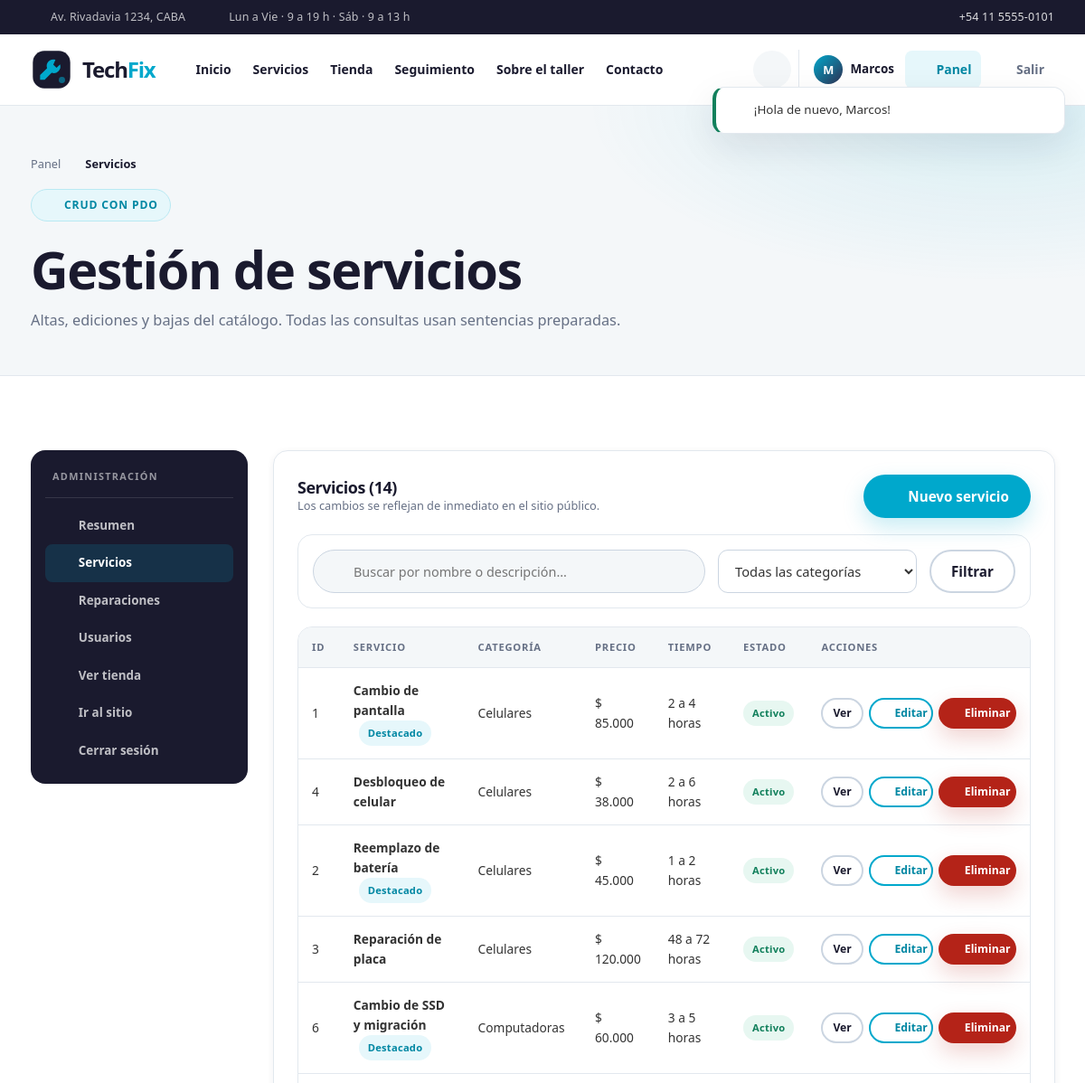
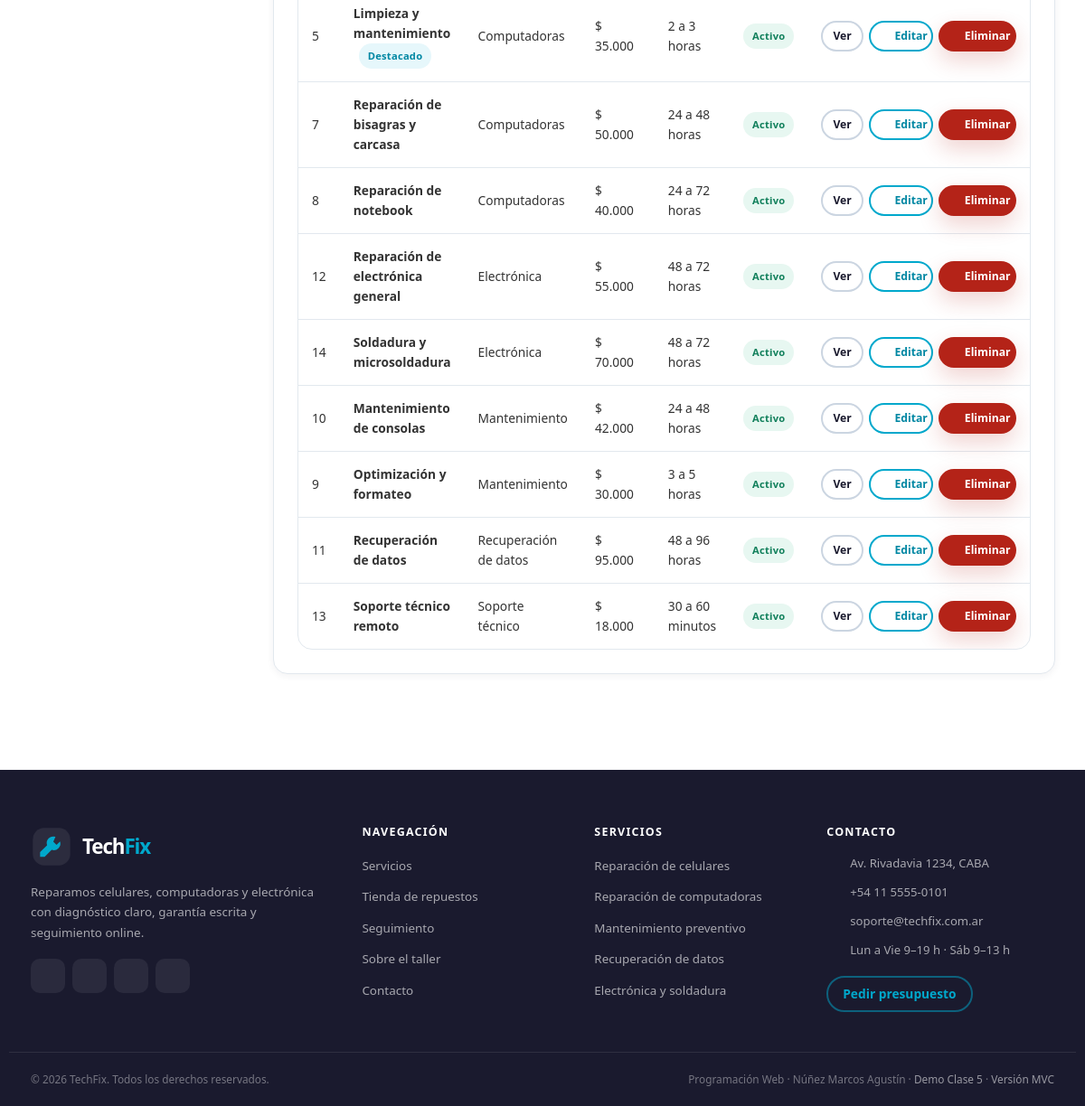
Page /admin/index.php (signed in) on the committed database (2 pictures, top to bottom).
### tables this page shows
CREATE TABLE servicios (
    id              INT UNSIGNED AUTO_INCREMENT PRIMARY KEY,
    categoria_id    INT UNSIGNED NOT NULL,
    nombre          VARCHAR(120) NOT NULL,
    slug            VARCHAR(140) NOT NULL UNIQUE,
    descripcion     TEXT NOT NULL,
    precio_base     DECIMAL(10, 2) NOT NULL DEFAULT 0.00,
    tiempo_estimado VARCHAR(50) NOT NULL DEFAULT 'A convenir',
    garantia_dias   INT UNSIGNED NOT NULL DEFAULT 90,
    destacado       TINYINT(1) NOT NULL DEFAULT 0,
    activo          TINYINT(1) NOT NULL DEFAULT 1,
    created_at      TIMESTAMP NOT NULL DEFAULT CURRENT_TIMESTAMP,
    updated_at      TIMESTAMP NOT NULL DEFAULT CURRENT_TIMESTAMP ON UPDATE CURRENT_TIMESTAMP,
    CONSTRAINT fk_servicios_categoria
        FOREIGN KEY (categoria_id) REFERENCES categorias_servicio (id)
        ON UPDATE CASCADE ON DELETE RESTRICT,
    INDEX idx_servicios_categoria_activo (categoria_id, activo),
    INDEX idx_servicios_destacado (destacado),
    INDEX idx_servicios_nombre (nombre)
);

CREATE TABLE categorias_servicio (
    id          INT UNSIGNED AUTO_INCREMENT PRIMARY KEY,
    nombre      VARCHAR(80) NOT NULL,
    slug        VARCHAR(100) NOT NULL UNIQUE,
    descripcion VARCHAR(255) NULL,
    icono       VARCHAR(40) NOT NULL DEFAULT 'herramienta',
    created_at  TIMESTAMP NOT NULL DEFAULT CURRENT_TIMESTAMP,
    updated_at  TIMESTAMP NOT NULL DEFAULT CURRENT_TIMESTAMP ON UPDATE CURRENT_TIMESTAMP,
    INDEX idx_categorias_servicio_slug (slug)
);

### includes/funciones.php (called while the page is built, shortened)
<?php
function e(mixed $valor): string
{
    return htmlspecialchars((string) ($valor ?? ''), ENT_QUOTES | ENT_SUBSTITUTE, 'UTF-8');
}
function limpiar(mixed $valor): string
{
    $texto = trim(strip_tags((string) ($valor ?? '')));
    $texto = str_replace("\0", '', $texto);
    return preg_replace('/\s+/u', ' ', $texto) ?? '';
}
function url(string $ruta = ''): string
{
    $base = defined('BASE_URL') ? BASE_URL : '/';
    return $base . ltrim($ruta, '/');
}
function precio(float|int|string|null $valor): string
{
    return '$ ' . number_format((float) $valor, 0, ',', '.');
}

### admin/index.php (the view, shortened to what this page needs)
<?php
require_once __DIR__ . '/../config/conexion.php';
$busqueda = limpiar($_GET['q'] ?? '');
$sql = "SELECT s.*, c.nombre AS categoria
        FROM servicios s
        INNER JOIN categorias_servicio c ON c.id = s.categoria_id
        WHERE 1 = 1";
$parametros = [];
$sql .= " ORDER BY s.activo DESC, c.nombre, s.nombre";
$stmt = $pdo->prepare($sql);
$stmt->execute($parametros);
$servicios = $stmt->fetchAll();
require_once __DIR__ . '/../includes/header.php';
?>
<section class="page-hero">
    <div class="contenedor">
        <nav class="breadcrumb" aria-label="Miga de pan">
            <a href="<?= e(url('admin_panel.php')) ?>">Panel</a> <?= icono('flecha') ?>
            <span>Servicios</span>
        </nav>
        <span class="eyebrow"><?= icono('herramienta') ?> CRUD con PDO</span>
        <h1>Gestión de servicios</h1>
        <p>Altas, ediciones y bajas del catálogo. Todas las consultas usan sentencias preparadas.</p>
    </div>
</section>
<section class="section">
    <div class="contenedor">
        <div class="admin-layout">
            <?php require __DIR__ . '/../includes/admin_sidebar.php'; ?>
            <div>
                <div class="panel">
                    <div class="panel__head">
                        <div>
                            <h2>Servicios (<?= count($servicios) ?>)</h2>
                            <p>Los cambios se reflejan de inmediato en el sitio público.</p>
                        </div>
                        <a class="btn btn--primary" href="<?= e(url('admin/crear.php')) ?>"><?= icono('mas') ?> Nuevo servicio</a>
                    </div>
                    <form method="get" action="<?= e(url('admin/index.php')) ?>" class="shop-toolbar" style="margin-bottom:20px;box-shadow:none">
                        <div class="shop-search">
                            <?= icono('buscar') ?>
                            <input type="search" id="q" name="q" value="<?= e($busqueda) ?>" placeholder="Buscar por nombre o descripción…">
                        </div>
                        <select class="form-select" name="categoria" style="max-width:220px">
                            <option value="0">Todas las categorías</option>
                        </select>
                        <button class="btn btn--ghost" type="submit">Filtrar</button>
                    </form>
                    <?php if ($servicios): ?>
                        <div class="table-wrap">
                            <table class="table">
                                <thead>
                                    <tr><th>ID</th><th>Servicio</th><th>Categoría</th><th>Precio</th><th>Tiempo</th><th>Estado</th><th>Acciones</th></tr>
                                </thead>
                                <tbody>
                                    <?php foreach ($servicios as $servicio): ?>
                                        <tr>
                                            <td><?= (int) $servicio['id'] ?></td>
                                            <td>
                                                <strong><?= e($servicio['nombre']) ?></strong>
                                                <?php if ((int) $servicio['destacado'] === 1): ?>
                                                    <span class="badge badge--cyan" style="margin-left:6px">Destacado</span>
                                                <?php endif; ?>
                                            </td>
                                            <td><?= e($servicio['categoria']) ?></td>
                                            <td><?= e(precio($servicio['precio_base'])) ?></td>
                                            <td><?= e($servicio['tiempo_estimado']) ?></td>
                                            <td><span class="badge <?= (int) $servicio['activo'] === 1 ? 'badge--green' : 'badge--gray' ?>"><?= (int) $servicio['activo'] === 1 ? 'Activo' : 'Inactivo' ?></span></td>
                                            <td>
                                                <div class="table__actions">
                                                    <a class="btn btn--ghost btn--sm" href="<?= e(url('servicio.php?id=' . (int) $servicio['id'])) ?>" target="_blank" rel="noopener">Ver</a>
                                                    <a class="btn btn--outline btn--sm" href="<?= e(url('admin/editar.php?id=' . (int) $servicio['id'])) ?>"><?= icono('editar') ?> Editar</a>
                                                    <a class="btn btn--danger btn--sm" href="<?= e(url('admin/eliminar.php?id=' . (int) $servicio['id'])) ?>"><?= icono('eliminar') ?> Eliminar</a>
                                                </div>
                                            </td>
                                        </tr>
                                    <?php endforeach; ?>
                                </tbody>
                            </table>
                        </div>
                    <?php endif; ?>
                </div>
            </div>
        </div>
    </div>
</section>
<?php require_once __DIR__ . '/../includes/footer.php'; ?>

### includes/iconos.php (shortened to what this page needs)
<?php
function icono(string $nombre, string $clase = ''): string
{
    $contenido = $svg[$nombre] ?? $svg['info'];
    $clase = trim('icono ' . $clase);
    return '<svg class="' . e($clase) . '" viewBox="0 0 24 24" fill="none" stroke="currentColor" '
        . 'stroke-width="1.8" stroke-linecap="round" stroke-linejoin="round" aria-hidden="true" focusable="false">'
        . $contenido . '</svg>';
}

### rows in the picture
servicios: id "1", nombre "Cambio de pantalla", destacado "Destacado", categoria.nombre "Celulares", precio_base "$ 85.000", tiempo_estimado "2 a 4 horas", activo "Activo"
servicios: id "4", nombre "Desbloqueo de celular", categoria.nombre "Celulares", precio_base "$ 38.000", tiempo_estimado "2 a 6 horas", activo "Activo"
servicios: id "2", nombre "Reemplazo de batería", destacado "Destacado", categoria.nombre "Celulares", precio_base "$ 45.000", tiempo_estimado "1 a 2 horas", activo "Activo"
servicios: id "3", nombre "Reparación de placa", categoria.nombre "Celulares", precio_base "$ 120.000", tiempo_estimado "48 a 72 horas", activo "Activo"
servicios: id "6", nombre "Cambio de SSD y migración", destacado "Destacado", categoria.nombre "Computadoras", precio_base "$ 60.000", tiempo_estimado "3 a 5 horas", activo "Activo"
servicios: id "5", nombre "Limpieza y mantenimiento", destacado "Destacado", categoria.nombre "Computadoras", precio_base "$ 35.000", tiempo_estimado "2 a 3 horas", activo "Activo"
servicios: id "7", nombre "Reparación de bisagras y carcasa", categoria.nombre "Computadoras", precio_base "$ 50.000", tiempo_estimado "24 a 48 horas", activo "Activo"
servicios: id "8", nombre "Reparación de notebook", categoria.nombre "Computadoras", precio_base "$ 40.000", tiempo_estimado "24 a 72 horas", activo "Activo"
servicios: id "12", nombre "Reparación de electrónica general", categoria.nombre "Electrónica", precio_base "$ 55.000", tiempo_estimado "48 a 72 horas", activo "Activo"
servicios: id "14", nombre "Soldadura y microsoldadura", categoria.nombre "Electrónica", precio_base "$ 70.000", tiempo_estimado "48 a 72 horas", activo "Activo"
servicios: id "10", nombre "Mantenimiento de consolas", categoria.nombre "Mantenimiento", precio_base "$ 42.000", tiempo_estimado "24 a 48 horas", activo "Activo"
servicios: id "9", nombre "Optimización y formateo", categoria.nombre "Mantenimiento", precio_base "$ 30.000", tiempo_estimado "3 a 5 horas", activo "Activo"
servicios: id "11", nombre "Recuperación de datos", categoria.nombre "Recuperación de datos", precio_base "$ 95.000", tiempo_estimado "48 a 96 horas", activo "Activo"
servicios: id "13", nombre "Soporte técnico remoto", categoria.nombre "Soporte técnico", precio_base "$ 18.000", tiempo_estimado "30 a 60 minutos", activo "Activo"

### other values in the picture
SHOP_ADDRESS "Av. Rivadavia 1234, CABA"
SUPPORT_PHONE "+54 11 5555-0101"
substr($usuario['nombre'], 0, 1) "M"
explode(' ', $usuario['nombre'])[0] "Marcos"
$flash['mensaje'] "¡Hola de nuevo, Marcos!"
count($servicios) "14"
SUPPORT_EMAIL "soporte@techfix.com.ar"
APP_NAME "TechFix"
